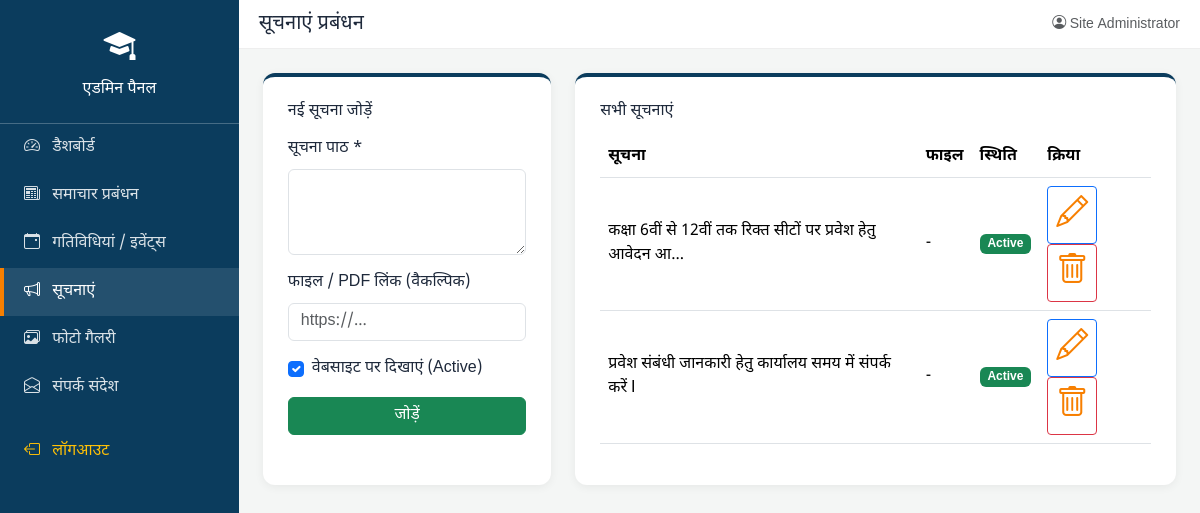
The app's page /admin/notices_manage.php (signed in) with its own data.
### tables this page shows
CREATE TABLE IF NOT EXISTS notices (
    id INT AUTO_INCREMENT PRIMARY KEY,
    title VARCHAR(500) NOT NULL,
    file_link VARCHAR(255) DEFAULT NULL,
    is_active TINYINT(1) DEFAULT 1,
    created_at TIMESTAMP DEFAULT CURRENT_TIMESTAMP
);

### includes/config.php (called while the page is built, shortened)
<?php
function h($str) {
    return htmlspecialchars($str ?? '', ENT_QUOTES, 'UTF-8');
}

### admin/notices_manage.php (the view, shortened to what this page needs)
<?php
require_once __DIR__ . '/includes/auth_check.php';
$edit_row = null;
$all_notices = mysqli_query($conn, "SELECT * FROM notices ORDER BY created_at DESC");
require_once __DIR__ . '/includes/admin_header.php';
?>
<div class="row g-4">
  <div class="col-md-4">
    <div class="info-card">
      <h6 class="mb-3"><?php echo $edit_row ? 'सूचना संपादित करें' : 'नई सूचना जोड़ें'; ?></h6>
      <form method="POST">
        <div class="mb-3">
          <label class="form-label">सूचना पाठ *</label>
          <textarea name="title" class="form-control" rows="3" required><?php echo $edit_row ? h($edit_row['title']) : ''; ?></textarea>
        </div>
        <div class="mb-3">
          <label class="form-label">फाइल / PDF लिंक (वैकल्पिक)</label>
          <input type="text" name="file_link" class="form-control" placeholder="https://..." value="<?php echo $edit_row ? h($edit_row['file_link']) : ''; ?>">
        </div>
        <div class="form-check mb-3">
          <input type="checkbox" name="is_active" class="form-check-input" id="isActive" <?php echo (!$edit_row || $edit_row['is_active']) ? 'checked' : ''; ?>>
          <label class="form-check-label" for="isActive">वेबसाइट पर दिखाएं (Active)</label>
        </div>
        <button type="submit" class="btn btn-success w-100"><?php echo $edit_row ? 'अपडेट करें' : 'जोड़ें'; ?></button>
      </form>
    </div>
  </div>
  <div class="col-md-8">
    <div class="info-card">
      <h6 class="mb-3">सभी सूचनाएं</h6>
      <div class="table-responsive">
        <table class="table table-hover align-middle">
          <thead><tr><th>सूचना</th><th>फाइल</th><th>स्थिति</th><th>क्रिया</th></tr></thead>
          <tbody>
          <?php while ($n = mysqli_fetch_assoc($all_notices)): ?>
            <tr>
              <td><?php echo h(mb_strimwidth($n['title'],0,60,'...')); ?></td>
              <td><?php echo $n['file_link'] ? '<a href="'.h($n['file_link']).'" target="_blank"><i class="bi bi-file-earmark"></i></a>' : '-'; ?></td>
              <td><?php echo $n['is_active'] ? '<span class="badge bg-success">Active</span>' : '<span class="badge bg-secondary">Hidden</span>'; ?></td>
              <td>
                <a href="?edit=<?php echo $n['id']; ?>" class="btn btn-sm btn-outline-primary"><i class="bi bi-pencil"></i></a>
                <a href="?delete=<?php echo $n['id']; ?>" class="btn btn-sm btn-outline-danger" onclick="return confirm('क्या आप वाकई हटाना चाहते हैं?')"><i class="bi bi-trash"></i></a>
              </td>
            </tr>
          <?php endwhile; ?>
          </tbody>
        </table>
      </div>
    </div>
  </div>
</div>
<?php require_once __DIR__ . '/includes/admin_footer.php'; ?>

### assets/css/style.css (style rules this page uses)
:root { --primary: #0B3C5D; --primary-light: #1D5073; --govt-green: #14532d; --accent: #f77f00; --gold: #d4af37; --light-bg: #f8fafc; --dark-text: #1e293b; }
body { font-family: 'Noto Sans Devanagari', 'Segoe UI', sans-serif; color: var(--dark-text); background: var(--light-bg); }
.info-card { background: #fff; border-radius: 12px; padding: 25px; box-shadow: 0 2px 10px rgba(0,0,0,0.06); height: 100%; transition: transform 0.2s ease; border-top: 4px solid var(--primary); }
.info-card i { font-size: 2rem; color: var(--accent); }

### admin/includes/admin_header.php (style rules this page uses)
body { font-family:'Noto Sans Devanagari', sans-serif; background:#f4f6f5; }

### records on screen
notices: title "कक्षा 6वीं से 12वीं तक रिक्त सीटों पर प्रवेश हेतु आवेदन आ...", is_active "Active"
notices: title "प्रवेश संबंधी जानकारी हेतु कार्यालय समय में संपर्क करें I", is_active "Active"

### other values on screen
$page_title "सूचनाएं प्रबंधन"
$_SESSION['admin_name'] "Site Administrator"
